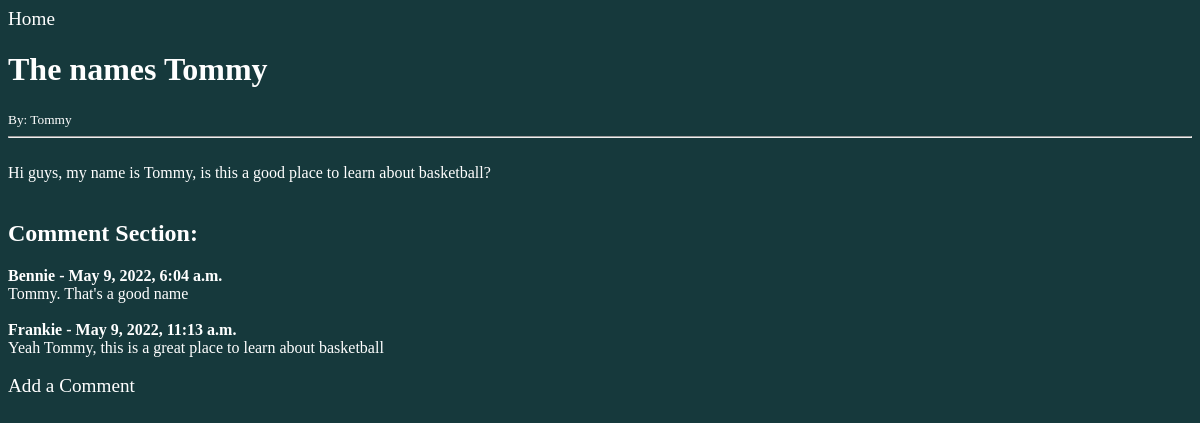
The page /post/5 on the database its author committed.
### users/models.py (models this page shows, shortened)
class Post(models.Model):
  title = models.CharField(max_length=255)
  author = models.ForeignKey(User, on_delete=models.CASCADE)
  body = models.TextField()

class Comment(models.Model):
    post = models.ForeignKey(Post, related_name='comments', on_delete=models.CASCADE)
    name = models.CharField(max_length=100)
    body = models.TextField()
    dateAdded = models.DateTimeField(auto_now_add=True)

### users/views.py (the view)
# urls.py: path('post/<int:pk>', postDetailsPage.as_view(), name='postDetails'),
class postDetailsPage(DetailView):
  model = Post
  template_name = 'postDetails.html'

### users/templates/users/postDetails.html (shortened to what this page needs)
{% load static %}
<!DOCTYPE html>
<html lang="en">
  <head>
    <link rel="stylesheet" href="{% static '/css/styles.css' %}" />
  </head>
  <body>
    <a class="homeBtn" href="{% url 'home' %}">Home</a>
    <h1>{{post.title}}</h1>
    <small>By: {{post.author.username}} </small>
    <br />
    <hr />
    <br />
    {{post.body}}
    <br />
    <br />
    <h2>Comment Section:</h2>
    {% if not post.comments.all %}
      No comments yet...<a href"{% url 'addComment' post.pk %}">Add one</a>
    {%else%}
      {% for comment in post.comments.all %}
        <strong>
        {{comment.name}} - {{comment.dateAdded}}
        </strong>
        <br>
        {{comment.body}}
        <br><br>
        {% endfor %}
    {% endif %}
    <a class="addComment" href="{% url 'addComment' post.pk %}">Add a Comment</a>
  </body>
</html>

### static/CSS/styles.css (style rules this page uses)
body { background-color: #16393c; color: white; }
.homeBtn, .addPostLink, .addComment { text-decoration: none; color: white; font-size: larger; }

### rows shown on the page
Post: title "The names Tommy", author.username "Tommy", body "Hi guys, my name is Tommy, is this a good place to learn about basketball?"
Comment: name "Bennie", dateAdded "May 9, 2022, 6:04 a.m.", body "Tommy. That's a good name"
Comment: name "Frankie", dateAdded "May 9, 2022, 11:13 a.m.", body "Yeah Tommy, this is a great place to learn about basketball"
